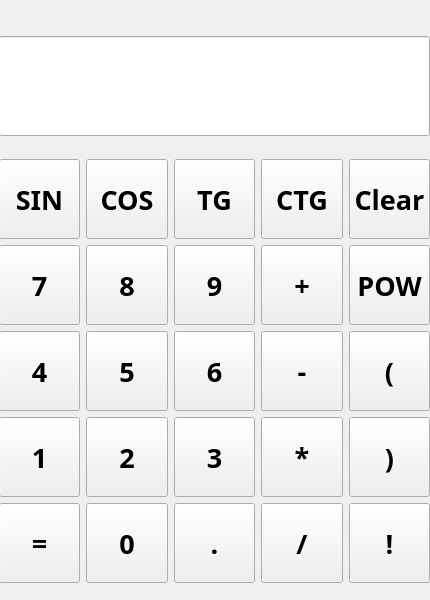
<?xml version="1.0" encoding="UTF-8"?>
<ui version="4.0">
 <class>MainWindow</class>
 <widget class="QMainWindow" name="MainWindow">
  <property name="geometry">
   <rect>
    <x>0</x>
    <y>0</y>
    <width>430</width>
    <height>600</height>
   </rect>
  </property>
  <property name="windowTitle">
   <string>MainWindow</string>
  </property>
  <widget class="QWidget" name="centralwidget">
   <widget class="QWidget" name="verticalLayoutWidget">
    <property name="geometry">
     <rect>
      <x>-1</x>
      <y>19</y>
      <width>431</width>
      <height>581</height>
     </rect>
    </property>
    <layout class="QVBoxLayout" name="verticalLayout">
     <item>
      <widget class="QLineEdit" name="textBox">
       <property name="minimumSize">
        <size>
         <width>0</width>
         <height>100</height>
        </size>
       </property>
       <property name="font">
        <font>
         <family>Source Code Pro</family>
         <pointsize>12</pointsize>
        </font>
       </property>
       <property name="text">
        <string/>
       </property>
       <property name="alignment">
        <set>Qt::AlignmentFlag::AlignRight|Qt::AlignmentFlag::AlignTrailing|Qt::AlignmentFlag::AlignVCenter</set>
       </property>
       <property name="readOnly">
        <bool>true</bool>
       </property>
      </widget>
     </item>
     <item>
      <layout class="QGridLayout" name="gridLayout">
       <item row="2" column="4">
        <widget class="QPushButton" name="btnOpenBracket">
         <property name="enabled">
          <bool>true</bool>
         </property>
         <property name="minimumSize">
          <size>
           <width>80</width>
           <height>80</height>
          </size>
         </property>
         <property name="font">
          <font>
           <family>Source Code Pro</family>
           <pointsize>20</pointsize>
           <bold>true</bold>
          </font>
         </property>
         <property name="text">
          <string>(</string>
         </property>
        </widget>
       </item>
       <item row="2" column="2">
        <widget class="QPushButton" name="btn6">
         <property name="minimumSize">
          <size>
           <width>80</width>
           <height>80</height>
          </size>
         </property>
         <property name="font">
          <font>
           <family>Source Code Pro</family>
           <pointsize>20</pointsize>
           <bold>true</bold>
          </font>
         </property>
         <property name="text">
          <string>6</string>
         </property>
        </widget>
       </item>
       <item row="2" column="3">
        <widget class="QPushButton" name="btnMinus">
         <property name="minimumSize">
          <size>
           <width>80</width>
           <height>80</height>
          </size>
         </property>
         <property name="font">
          <font>
           <family>Source Code Pro</family>
           <pointsize>20</pointsize>
           <bold>true</bold>
          </font>
         </property>
         <property name="text">
          <string>-</string>
         </property>
        </widget>
       </item>
       <item row="0" column="0">
        <widget class="QPushButton" name="btnSin">
         <property name="minimumSize">
          <size>
           <width>80</width>
           <height>80</height>
          </size>
         </property>
         <property name="font">
          <font>
           <family>Source Code Pro</family>
           <pointsize>20</pointsize>
           <bold>true</bold>
          </font>
         </property>
         <property name="text">
          <string>SIN</string>
         </property>
        </widget>
       </item>
       <item row="3" column="0">
        <widget class="QPushButton" name="btn1">
         <property name="minimumSize">
          <size>
           <width>80</width>
           <height>80</height>
          </size>
         </property>
         <property name="font">
          <font>
           <family>Source Code Pro</family>
           <pointsize>20</pointsize>
           <bold>true</bold>
          </font>
         </property>
         <property name="text">
          <string>1</string>
         </property>
        </widget>
       </item>
       <item row="0" column="3">
        <widget class="QPushButton" name="btnCotan">
         <property name="minimumSize">
          <size>
           <width>80</width>
           <height>80</height>
          </size>
         </property>
         <property name="font">
          <font>
           <family>Source Code Pro</family>
           <pointsize>20</pointsize>
           <bold>true</bold>
          </font>
         </property>
         <property name="text">
          <string>CTG</string>
         </property>
        </widget>
       </item>
       <item row="1" column="4">
        <widget class="QPushButton" name="btnPow">
         <property name="minimumSize">
          <size>
           <width>80</width>
           <height>80</height>
          </size>
         </property>
         <property name="font">
          <font>
           <family>Source Code Pro</family>
           <pointsize>20</pointsize>
           <bold>true</bold>
          </font>
         </property>
         <property name="text">
          <string>POW</string>
         </property>
        </widget>
       </item>
       <item row="2" column="0">
        <widget class="QPushButton" name="btn4">
         <property name="minimumSize">
          <size>
           <width>80</width>
           <height>80</height>
          </size>
         </property>
         <property name="font">
          <font>
           <family>Source Code Pro</family>
           <pointsize>20</pointsize>
           <bold>true</bold>
          </font>
         </property>
         <property name="text">
          <string>4</string>
         </property>
        </widget>
       </item>
       <item row="1" column="3">
        <widget class="QPushButton" name="btnPlus">
         <property name="minimumSize">
          <size>
           <width>80</width>
           <height>80</height>
          </size>
         </property>
         <property name="font">
          <font>
           <family>Source Code Pro</family>
           <pointsize>20</pointsize>
           <bold>true</bold>
          </font>
         </property>
         <property name="text">
          <string>+</string>
         </property>
        </widget>
       </item>
       <item row="0" column="4">
        <widget class="QPushButton" name="btnClear">
         <property name="minimumSize">
          <size>
           <width>80</width>
           <height>80</height>
          </size>
         </property>
         <property name="font">
          <font>
           <family>Source Code Pro</family>
           <pointsize>20</pointsize>
           <bold>true</bold>
          </font>
         </property>
         <property name="text">
          <string>Clear</string>
         </property>
        </widget>
       </item>
       <item row="1" column="0">
        <widget class="QPushButton" name="btn7">
         <property name="minimumSize">
          <size>
           <width>80</width>
           <height>80</height>
          </size>
         </property>
         <property name="font">
          <font>
           <family>Source Code Pro</family>
           <pointsize>20</pointsize>
           <bold>true</bold>
          </font>
         </property>
         <property name="text">
          <string>7</string>
         </property>
        </widget>
       </item>
       <item row="0" column="2">
        <widget class="QPushButton" name="btnTan">
         <property name="minimumSize">
          <size>
           <width>80</width>
           <height>80</height>
          </size>
         </property>
         <property name="font">
          <font>
           <family>Source Code Pro</family>
           <pointsize>20</pointsize>
           <bold>true</bold>
          </font>
         </property>
         <property name="text">
          <string>TG</string>
         </property>
        </widget>
       </item>
       <item row="3" column="3">
        <widget class="QPushButton" name="btnMultiplicate">
         <property name="minimumSize">
          <size>
           <width>80</width>
           <height>80</height>
          </size>
         </property>
         <property name="font">
          <font>
           <family>Source Code Pro</family>
           <pointsize>20</pointsize>
           <bold>true</bold>
          </font>
         </property>
         <property name="text">
          <string>*</string>
         </property>
        </widget>
       </item>
       <item row="1" column="1">
        <widget class="QPushButton" name="btn8">
         <property name="minimumSize">
          <size>
           <width>80</width>
           <height>80</height>
          </size>
         </property>
         <property name="font">
          <font>
           <family>Source Code Pro</family>
           <pointsize>20</pointsize>
           <bold>true</bold>
          </font>
         </property>
         <property name="text">
          <string>8</string>
         </property>
        </widget>
       </item>
       <item row="0" column="1">
        <widget class="QPushButton" name="btnCos">
         <property name="minimumSize">
          <size>
           <width>80</width>
           <height>80</height>
          </size>
         </property>
         <property name="font">
          <font>
           <family>Source Code Pro</family>
           <pointsize>20</pointsize>
           <bold>true</bold>
          </font>
         </property>
         <property name="text">
          <string>COS</string>
         </property>
        </widget>
       </item>
       <item row="2" column="1">
        <widget class="QPushButton" name="btn5">
         <property name="minimumSize">
          <size>
           <width>80</width>
           <height>80</height>
          </size>
         </property>
         <property name="font">
          <font>
           <family>Source Code Pro</family>
           <pointsize>20</pointsize>
           <bold>true</bold>
          </font>
         </property>
         <property name="text">
          <string>5</string>
         </property>
        </widget>
       </item>
       <item row="3" column="1">
        <widget class="QPushButton" name="btn">
         <property name="minimumSize">
          <size>
           <width>80</width>
           <height>80</height>
          </size>
         </property>
         <property name="font">
          <font>
           <family>Source Code Pro</family>
           <pointsize>20</pointsize>
           <bold>true</bold>
          </font>
         </property>
         <property name="text">
          <string>2</string>
         </property>
        </widget>
       </item>
       <item row="3" column="2">
        <widget class="QPushButton" name="btn3">
         <property name="minimumSize">
          <size>
           <width>80</width>
           <height>80</height>
          </size>
         </property>
         <property name="font">
          <font>
           <family>Source Code Pro</family>
           <pointsize>20</pointsize>
           <bold>true</bold>
          </font>
         </property>
         <property name="text">
          <string>3</string>
         </property>
        </widget>
       </item>
       <item row="3" column="4">
        <widget class="QPushButton" name="btnCloseBracket">
         <property name="enabled">
          <bool>true</bool>
         </property>
         <property name="minimumSize">
          <size>
           <width>80</width>
           <height>80</height>
          </size>
         </property>
         <property name="font">
          <font>
           <family>Source Code Pro</family>
           <pointsize>20</pointsize>
           <bold>true</bold>
          </font>
         </property>
         <property name="text">
          <string>)</string>
         </property>
        </widget>
       </item>
       <item row="1" column="2">
        <widget class="QPushButton" name="btn9">
         <property name="minimumSize">
          <size>
           <width>80</width>
           <height>80</height>
          </size>
         </property>
         <property name="font">
          <font>
           <family>Source Code Pro</family>
           <pointsize>20</pointsize>
           <bold>true</bold>
          </font>
         </property>
         <property name="text">
          <string>9</string>
         </property>
        </widget>
       </item>
       <item row="4" column="0">
        <widget class="QPushButton" name="btnEquals">
         <property name="minimumSize">
          <size>
           <width>80</width>
           <height>80</height>
          </size>
         </property>
         <property name="font">
          <font>
           <family>Source Code Pro</family>
           <pointsize>20</pointsize>
           <bold>true</bold>
          </font>
         </property>
         <property name="text">
          <string>=</string>
         </property>
        </widget>
       </item>
       <item row="4" column="1">
        <widget class="QPushButton" name="btn0">
         <property name="minimumSize">
          <size>
           <width>80</width>
           <height>80</height>
          </size>
         </property>
         <property name="font">
          <font>
           <family>Source Code Pro</family>
           <pointsize>20</pointsize>
           <bold>true</bold>
          </font>
         </property>
         <property name="text">
          <string>0</string>
         </property>
        </widget>
       </item>
       <item row="4" column="2">
        <widget class="QPushButton" name="btnDot">
         <property name="enabled">
          <bool>true</bool>
         </property>
         <property name="minimumSize">
          <size>
           <width>80</width>
           <height>80</height>
          </size>
         </property>
         <property name="font">
          <font>
           <family>Source Code Pro</family>
           <pointsize>20</pointsize>
           <bold>true</bold>
          </font>
         </property>
         <property name="text">
          <string>.</string>
         </property>
        </widget>
       </item>
       <item row="4" column="3">
        <widget class="QPushButton" name="BtnDivide">
         <property name="minimumSize">
          <size>
           <width>80</width>
           <height>80</height>
          </size>
         </property>
         <property name="font">
          <font>
           <family>Source Code Pro</family>
           <pointsize>20</pointsize>
           <bold>true</bold>
          </font>
         </property>
         <property name="text">
          <string>/</string>
         </property>
        </widget>
       </item>
       <item row="4" column="4">
        <widget class="QPushButton" name="btnFact">
         <property name="enabled">
          <bool>true</bool>
         </property>
         <property name="minimumSize">
          <size>
           <width>80</width>
           <height>80</height>
          </size>
         </property>
         <property name="font">
          <font>
           <family>Source Code Pro</family>
           <pointsize>20</pointsize>
           <bold>true</bold>
          </font>
         </property>
         <property name="text">
          <string>!</string>
         </property>
        </widget>
       </item>
      </layout>
     </item>
    </layout>
   </widget>
  </widget>
 </widget>
 <resources/>
 <connections/>
</ui>
